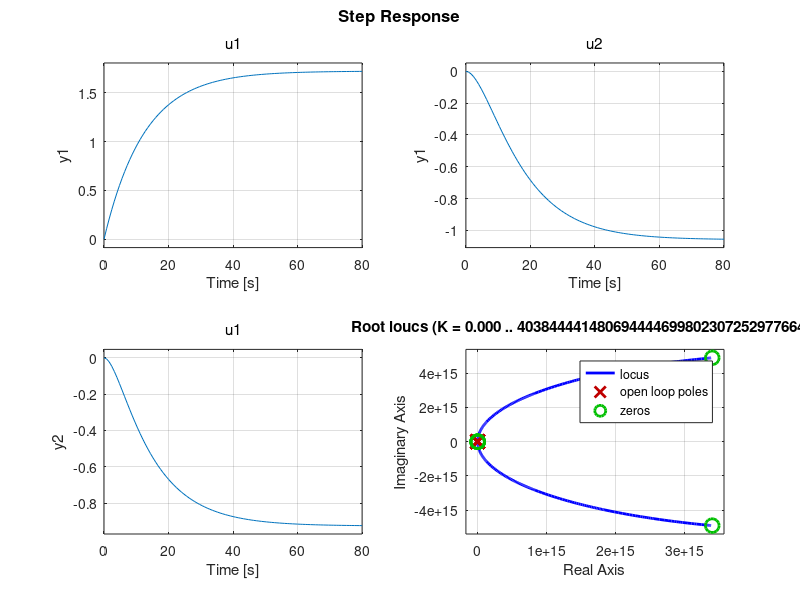

Here is the MATLAB script that generated this plot:
clear
close all
clc
%% Constantes del proceso
a = 15.52;      % Seccion transversal de los tanques (cm^2)
b = 0.178;      % Seccion transversal de los agujero (cm^2)
g = 981;                % Aceleracion de la gravedad (cm/s^2)

%h1b = 15; h2b = 15; h3b = 15; h4b = 15;    % Alturas hi de linealizacion
kc = 1;     % Ganancias de los sensores
kp = 3.3;   % Constantes de las bombas (cm^3/sV)

gamma1 = 0.65; gamma2 = 0.6;

%% Determinacion del punto de equilibrio
h2b = 10;%input('Ingrese el punto de trabajo en h2:');
h4b = 10;%input('Ingrese el punto de trabajo en h4:');
% Primera opcion
M = b*sqrt(2*g);
Ab = [ -M    0      0        (1-gamma2)*kp 
        M    0   gamma1*kp         0
        0   -M  (1-gamma1)*kp      0
        0    M      0         gamma2*kp ];
bb = [0; M*sqrt(h2b); 0; M*sqrt(h4b)];

xb = Ab\bb;    % x = [sqrt(h1b); sqrt(h2b); v1; v2]

h1b = xb(1)^2;
h3b = xb(2)^2;
v1b = xb(3);
v2b = xb(4);
% Segunda opcion
% Abb = [  gamma1*kp    (1-gamma2)*kp
%        (1-gamma1)*kp     gamma2*kp  ];
% bbb = [b*sqrt(2*g*h2b); b*sqrt(2*g*h4b)];
% xbb = Abb\bbb;
    
%% Matrices de estado
T1 = (a/b)*sqrt(2*h1b/g); T2 = (a/b)*sqrt(2*h2b/g);
T3 = (a/b)*sqrt(2*h3b/g); T4 = (a/b)*sqrt(2*h4b/g);
A = [ -1/T1      0      0      0
      -1/T1  -1/T2     0      0 
        0        0    -1/T3    0
        0        0    -1/T3 -1/T4 ];
    
B = [       0         (1-gamma2)*kp/a
       gamma1*kp/a           0
     (1-gamma1)*kp/a         0
            0            gamma2*kp/a  ];
       
C = [ 0   kc  0   0
      0   0   0   kc];
  
D = [ 0  0
      0  0 ];

sys = ss(A,B,C,D);
step(sys)

%% Funcion de transferencia del sistema MIMO
s = tf('s');
I = eye(4);
G = C*inv(s*I-A)*B;

% G11 = kp*kc*gamma1/(a*(s+1/T2));
% G12 = -kp*kc*(1-gamma2)/(a*T1*(s+1/T1)*(s+1/T2));
% G21 = -kp*kc*(1-gamma1)/(a*T3*(s+1/T3)*(s+1/T4));
% G22 = kp*kc*gamma2/(a*(s+1/T4));

% Verificacion fase minimo/no minima
rlocus(G(1,1)*G(2,2)-G(2,1)*G(1,2))
zpk(G(1,1)*G(2,2)-G(2,1)*G(1,2))

%% Aplicacion de metodo de Bristol para determinar la matriz de ganancias relativas
% Se hace s = 0 y se obtiene kij
k11 = G(1,1).num{1}(end)/G(1,1).den{1}(end); k12 = G(1,2).num{1}(end)/G(1,2).den{1}(end);
k21 = G(2,1).num{1}(end)/G(2,1).den{1}(end); k22 = G(2,2).num{1}(end)/G(2,2).den{1}(end);
lamda11 = k11*k22/(k11*k22-k12*k21); lamda12 = k12*k21/(k12*k21-k11*k22);
lamda21 = k12*k21/(k12*k21-k11*k22); lamda22 = k11*k22/(k11*k22-k12*k21);
M = [ lamda11  lamda12 
      lamda21  lamda22 ];
%% Matriz de desacople simplicado
d11 = 1;
d12 = -G(1,2)/G(1,1);
d21 = -G(2,1)/G(2,2);
d22 = 1;
D = [ d11  d12
      d21  d22 ];
Q = G*D

%% Nuevas plantas
q11 = 0.13821*(s+0.3713)*(s+0.08287)/((s+0.2869)*(s+0.1673)*(s+0.08032));
q22 = 0.12758*(s+0.3713)*(s+0.08287)/((s+0.2869)*(s+0.1673)*(s+0.08032));